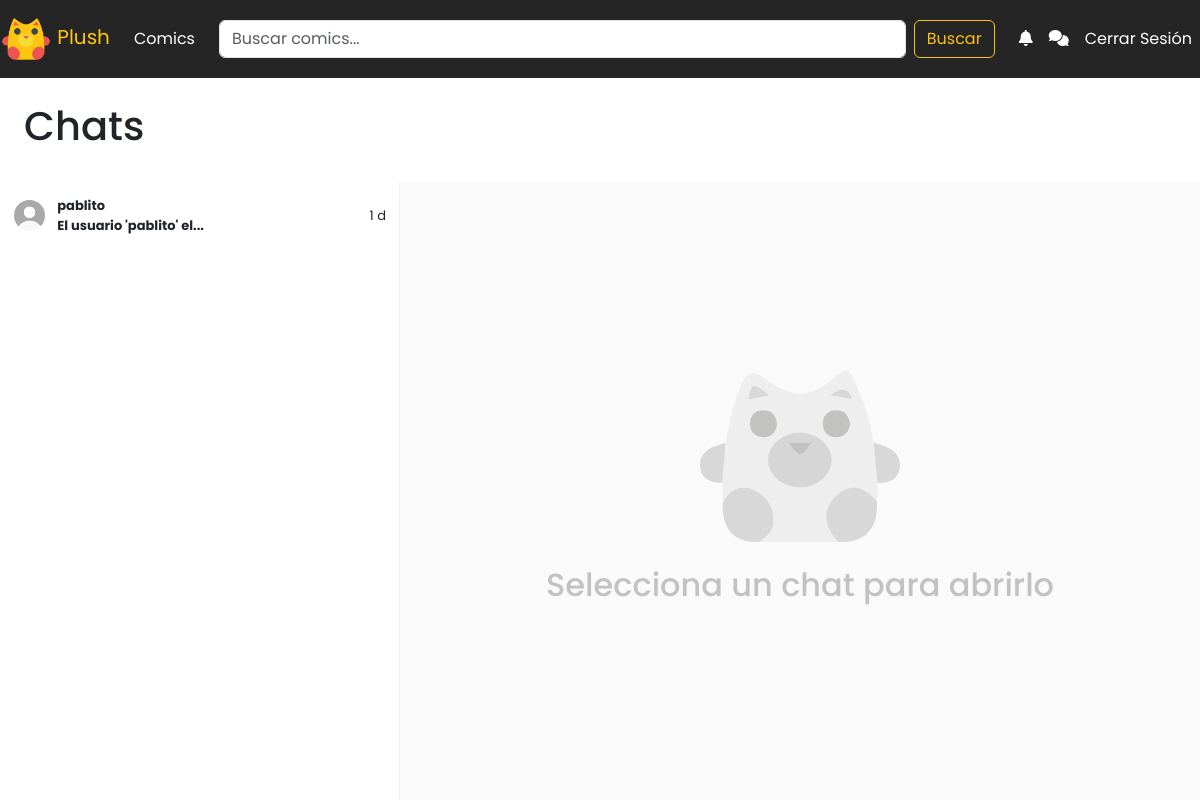
Page /mensajes/ (signed in) on the earlier database version.
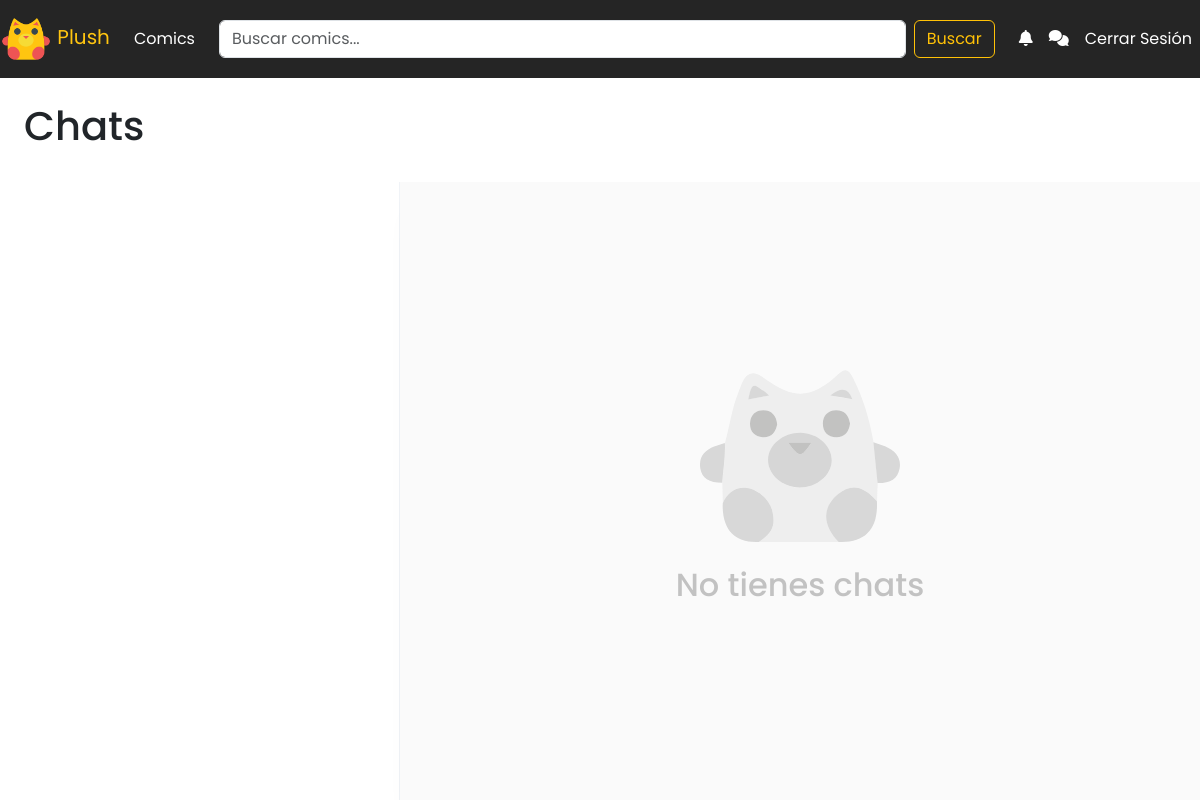
Same page on the later database version.
### mainapp/models.py (models this page shows, shortened)
class Usuario(models.Model):
    id_usuario = models.AutoField(primary_key=True)
    rol = models.ForeignKey(Rol, on_delete=models.CASCADE, related_name="usuarios")
    nombre = models.CharField(max_length=255)
    correo = models.EmailField(unique=True)
    username = models.CharField(max_length=64, unique=True)
    password = models.CharField(max_length=64)
    created_at = models.DateTimeField(auto_now_add=True)

class Mensaje(models.Model):
    id_mensaje = models.AutoField(primary_key=True)
    emisor = models.ForeignKey(Usuario, on_delete=models.CASCADE, related_name="mensajes_enviados")
    receptor = models.ForeignKey(Usuario, on_delete=models.CASCADE, related_name="mensajes_recibidos")
    fecha_emision = models.DateTimeField(auto_now_add=True)
    contenido = models.TextField(null=False, default='', blank=False)
    visto = models.BooleanField(default=False)

### mainapp/views.py (the view)
def mensajes(request):
    usuario_contexto = get_usuario(request)
    usuario = usuario_contexto.get('usuario')
    if usuario is None:
        messages.error(request, 'Debes iniciar sesión para poder ver tus mensajes')
        return redirect('login')
    usuario_id = usuario.get('id')
    mensajes_usuario = Mensaje.objects.filter(
        Q(emisor_id=usuario_id) | Q(receptor_id=usuario_id)
    ).annotate(
        ultima_fecha=Max('fecha_emision')
    ).values(
        'emisor_id', 'receptor_id', 'ultima_fecha'
    )
    chats_unicos = {}
    for mensaje in mensajes_usuario:
        otro_usuario_id = mensaje['emisor_id'] if mensaje['emisor_id'] != usuario_id else mensaje['receptor_id']
        if otro_usuario_id not in chats_unicos:
            ultimo_mensaje = Mensaje.objects.filter(
                Q(emisor_id=usuario_id, receptor_id=otro_usuario_id) |
                Q(receptor_id=usuario_id, emisor_id=otro_usuario_id)
            ).order_by('-fecha_emision').first()
            otro_usuario = Usuario.objects.filter(id_usuario=otro_usuario_id).values(
                'id_usuario', 'username', 'nombre', 'correo'
            ).first()
            if otro_usuario and ultimo_mensaje:
                chats_unicos[otro_usuario_id] = {
                    'usuario': otro_usuario,
                    'ultimo_mensaje': ultimo_mensaje
                }
    hay_mensajes_sin_leer = Mensaje.objects.filter(
        receptor_id=usuario_id,
        visto=False
    ).exists()
    chats = list(chats_unicos.values())
    contexto = {
        'titulo': 'Chats',
        'chats': chats,
        'hay_mensajes_sin_leer': hay_mensajes_sin_leer  # Bandera para mensajes no leídos
    }
    return render(request, 'mainapp/mensajes.html', contexto)

### mainapp/context_processors.py (called while the page is built)
def get_usuario(request):
    usuario = None
    if 'usuario_id' in request.session:
        usuario = {
            'id': request.session.get('usuario_id'),
            'rol': request.session.get('usuario_rol'),
            'nombre': request.session.get('usuario_nombre'),
            'correo': request.session.get('usuario_correo'),
            'username': request.session.get('usuario_username'),
        }
    return {
        'usuario': usuario
    }

### mainapp/templatetags/filters.py (called while the page is built)
@register.filter(name='formato_fecha')
def formato_fecha(fecha):
    fecha_local = localtime(fecha)
    fecha_actual = localtime(now())
    diferencia_dias = (fecha_actual.date() - fecha_local.date()).days
    if diferencia_dias == 0:
        return fecha_local.strftime('%H:%M')  # Muestra la hora si fue enviado hoy
    return f"{diferencia_dias} d"  # Muestra la diferencia en días

### mainapp/templates/mainapp/mensajes.html (shortened to what this page needs)
{% extends '../layouts/layout.html' %}
 {% load static %}
{% block content %}
    <link rel="stylesheet" href="{% static 'css/mensajes.css' %}">
    <div id="main-container">
        <div id="titulo">
            <h1>{{ titulo }}</h1>
        </div>
        <div id="paneles-contenedor" class="row">
            <div id="chats-contenedor" class="col-4">
                {% for chat in chats %}
                    <div id="chat-{{ chat.usuario.id_usuario }}" class="chat" onclick="abrirChat({{ chat.usuario.id_usuario }})">
                        <div class="imagen-contenedor">
                            <img src="{% static 'images/default_user.png' %}" alt="imagen del comprador">
                        </div>
                        <div class="informacion-chat">
                            <p class="nombre-comprador">
                                <span class="bold">
                                    {{ chat.usuario.username|slice:":23" }}{% if chat.usuario.username.contenido|length > 23 %}...{% endif %}
                                </span></p>
                            <p class="ultimo-mensaje">
                                {% if hay_mensajes_sin_leer %}
                                    <span class="bold">
                                        {{ chat.ultimo_mensaje.contenido|slice:":23" }}{% if chat.ultimo_mensaje.contenido|length > 23 %}...{% endif %}
                                    </span>
                                {% else %}
                                    {{ chat.ultimo_mensaje.contenido|slice:":23" }}{% if chat.ultimo_mensaje.contenido|length > 23 %}...{% endif %}
                                {% endif %}
                            </p>
                        </div>
                        {% load filters %}
                        <p class="hora-ultimo-mensaje">{{ chat.ultimo_mensaje.fecha_emision|formato_fecha }}</p>
                    </div>
                {% endfor %}
            </div>
            <div id="chat-abierto-contenedor" data-chat-abierto-id="" class="col-8">
                <div id="default-chat-abierto">
                    <img src="{% static 'images/mensajes-logo.svg' %}" alt="No hay cómics" width="520px">
                    {% if chats %}
                        <h2>Selecciona un chat para abrirlo</h2>
                    {% else %}
                        <h2>No tienes chats</h2>
                    {% endif %}
                </div>
            </div>
        </div>
    </div>
{% endblock %}

### mainapp/templates/layouts/layout.html (shortened to what this page needs)
{% load static %}
<!DOCTYPE html>
<html lang="en">
<head>
    <link href="https://cdn.jsdelivr.net/npm/bootstrap@5.3.3/dist/css/bootstrap.min.css" rel="stylesheet">
    <link rel="stylesheet" href="https://cdnjs.cloudflare.com/ajax/libs/font-awesome/6.0.0-beta3/css/all.min.css">
    <link rel="stylesheet" type="text/css" href="{% static 'css/layout.css' %}">
</head>
<body>
    <nav id="navegacion" class="navbar navbar-expand-md navbar-dark bg-dark">
        <a class="navbar-brand" href="{% url 'inicio' %}">
            <img id="logo" src="{% static 'images/logo2.png' %}" alt="logo">
            <span>Plush</span>
        </a>
        <div class="collapse navbar-collapse" id="navbarNav">
            <ul class="navbar-nav">
                <li class="nav-item">
                    <a class="nav-link" href="{% url 'buscar_comics' %}">
                         <span>Comics</span>
                    </a>
                </li>
            </ul>
            <form id="barra-busqueda" class="barra-grande d-flex flex-grow-1 mx-3" action="{% url 'buscar_comics' %}" method="get">
                <input class="form-control me-2 flex-grow-1" type="search" placeholder="Buscar comics..." aria-label="Buscar" name="q">
                <button class="btn btn-outline-warning" type="submit">Buscar</button>
            </form>
            <ul class="navbar-nav ms-auto">
                {% if usuario %}
                    <li class="nav-item dropdown">
                        <a class="nav-link" href="#" id="notificacionesDropdown" role="button" data-bs-toggle="dropdown" aria-expanded="false">
                            <i class="fas fa-bell"></i> <span class="hide-text">Notificaciones</span>
                        </a>
                    </li>
                    <li class="nav-item">
                        <a class="nav-link" href="{% url 'mensajes' %}">
                            <i class="fas fa-comments"></i> <span class="hide-text">Mensajes</span>
                        </a>
                    </li>
                <li class="nav-item">
                    <a class="nav-link" href="{% url 'logout' %}">
                         <span>Cerrar Sesión</span>
                    </a>
                </li>
                {% endif %}
            </ul>
        </div>
    </nav>
    <main id="contenedor-general">
        <div id="content-wrapper">
            {% block content %}{% endblock %}
        </div>
    </main>
</body>
</html>

### mainapp/static/css/layout.css (style rules this page uses)
body { font-family: "Poppins", sans-serif; background-color: aliceblue; display: flex; flex-direction: column; margin: 0; height: 100%; }
#content-wrapper { min-height: 100vh; }
#navegacion { background-color: #252525 !important; }
#navegacion a.navbar-brand { color: #ffc510; }
#navegacion a.navbar-brand img { width: 52px; }
#navegacion a.nav-link { color: #FFF !important; }
.nav-link { position: relative; }
.nav-link i.fas.fa-bell, .nav-link i.fas.fa-comments { display: inline !important; }
@media (min-width: 1111px) { .nav-item .nav-link span { display: inline;/ } }
@media (min-width: 1111px) { .nav-item .nav-link i { display: none; } }
@media (min-width: 1111px) { .nav-link i.fas.fa-bell, .nav-link i.fas.fa-comments { display: inline !important; } }

### mainapp/static/css/mensajes.css (style rules this page uses)
html, body { margin: 0; padding: 0; height: 100%; box-sizing: border-box; }
#contenedor-general { height: 100%; display: flex; flex-direction: column; box-sizing: border-box; }
#content-wrapper { flex: 1; display: flex; flex-direction: column; box-sizing: border-box; min-height: 0; overflow: hidden; }
#main-container { flex: 1; display: flex; flex-direction: column; box-sizing: border-box; overflow: hidden; background-color: #FFFFFF; }
#titulo { padding: 24px; }
#paneles-contenedor { flex: 1; display: flex; margin: 0; padding: 0; box-sizing: border-box; overflow: hidden; }
#chats-contenedor { height: 100%; padding: 6px; overflow-y: auto; }
#chat-abierto-contenedor { margin: 0; padding: 0; display: flex; flex-direction: column; height: 100%; box-shadow: rgba(14, 63, 126, 0.06) 0px 0px 0px 1px, rgba(42, 51, 70, 0.03) 0px 1px 1px -0.5px, rgba(42, 51, 70, 0.04) 0px 2px 2px -1px, rgba(42, 51, 70, 0.04) 0px 3px 3px -1.5px, rgba(42, 51, 70, 0.03) 0px 5px 5px -2.5px, rgba(42, 51, 70, 0.03) 0px 10px 10px -5px, rgba(42, 51, 70, 0.03) 0px 24px 24px -8px; }
#default-chat-abierto { flex: 1; display: flex; flex-direction: column; gap: 24px; justify-content: center; align-items: center; background-color: #FAFAFAFA; }
#default-chat-abierto img { width: 200px; }
#default-chat-abierto h2 { color: #C2C2C2; }

Differences in the rows shown:
removed Usuario: usuario.username "pablito", ultimo_mensaje.contenido "El usuario 'pablito' el", ultimo_mensaje.fecha_emision "1 d"
Other differences:
text no longer shown: "Selecciona un chat para abrirlo"
text now shown: "No tienes chats"
